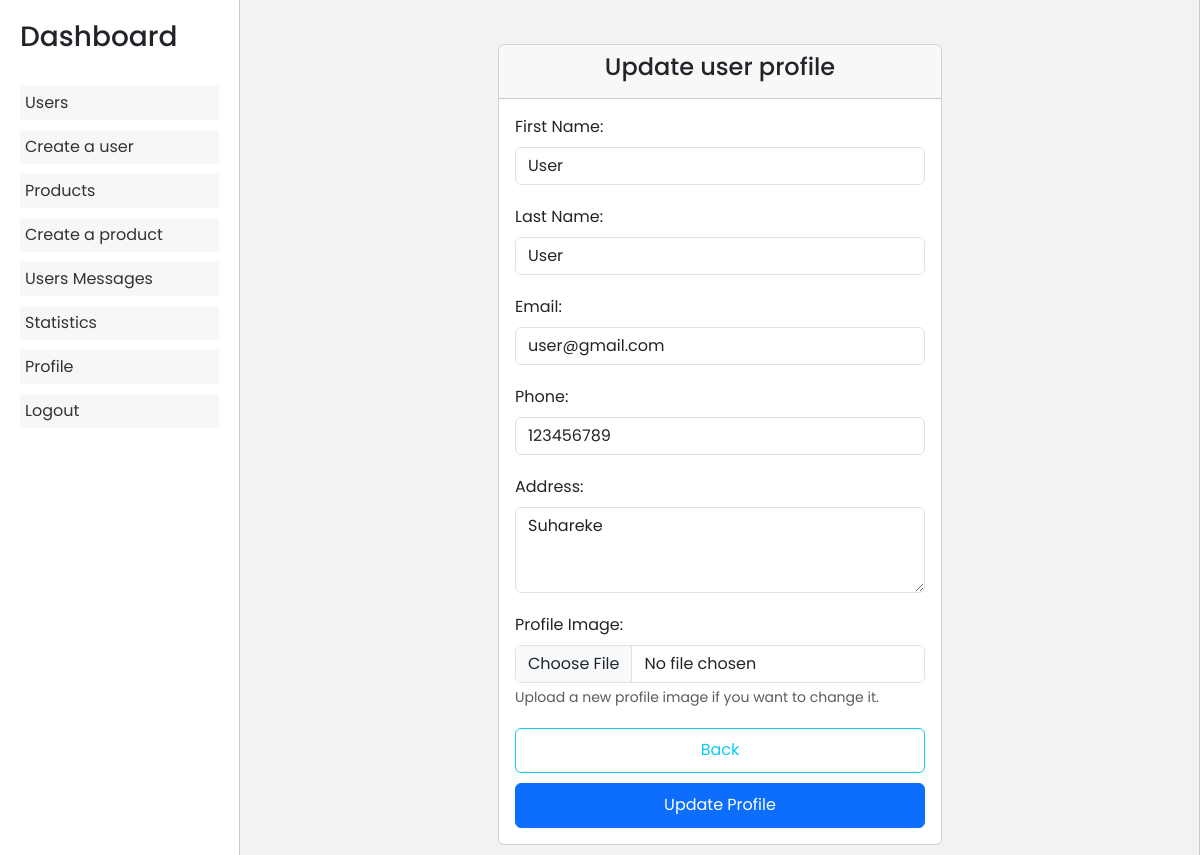
The page /admin/dashboard.php?page=update_users&id=12 (signed in) on the database its author committed.
### tables this page shows
CREATE TABLE IF NOT EXISTS `users` (
  `id` int NOT NULL AUTO_INCREMENT,
  `first_name` varchar(50) NOT NULL,
  `last_name` varchar(50) NOT NULL,
  `email` varchar(50) NOT NULL,
  `phone` varchar(20) NOT NULL,
  `address` varchar(100) NOT NULL,
  `image` varchar(100) DEFAULT NULL,
  `password` varchar(255) NOT NULL,
  `status` varchar(10)  NOT NULL DEFAULT 'user',
  `is_banned` enum('Yes','No') NOT NULL DEFAULT 'No',
  PRIMARY KEY (`id`),
  UNIQUE KEY `email` (`email`)
);

### admin/update_users.php (the view, shortened to what this page needs)
<?php
if (isset($_SESSION["admin"])) {
    require "../validate/connect.php";
    $id = $_GET["id"];
    $sql = "SELECT * FROM users WHERE id=$id";
    $result = mysqli_query($connect, $sql);
    $row = mysqli_fetch_assoc($result);
?>
    <!DOCTYPE html>
    <html lang="en">
    <head>
        <link href="https://cdn.jsdelivr.net/npm/bootstrap@5.3.0/dist/css/bootstrap.min.css" rel="stylesheet">
    </head>
    <body>
        <div class="container mt-4">
            <div class="row justify-content-center">
                <div class="col-md-6">
                    <div class="card">
                        <div class="card-header">
                            <h4 class="text-center">Update user profile</h4>
                        </div>
                        <div class="card-body">
                            <form method="post" enctype="multipart/form-data">
                                <div class="form-group">
                                    <label for="first_name" class="form-label">First Name:</label>
                                    <input type="text" name="first_name" class="form-control" value="<?php echo $row['first_name']; ?>">
                                </div>
                                <div class="form-group">
                                    <label for="last_name" class="form-label">Last Name:</label>
                                    <input type="text" name="last_name" class="form-control" value="<?php echo $row['last_name']; ?>">
                                </div>
                                <div class="form-group">
                                    <label for="email" class="form-label">Email:</label>
                                    <input type="email" name="email" class="form-control" value="<?php echo $row['email']; ?>">
                                </div>
                                <div class="form-group">
                                    <label for="phone" class="form-label">Phone:</label>
                                    <input type="text" name="phone" class="form-control" value="<?php echo $row['phone']; ?>">
                                </div>
                                <div class="form-group">
                                    <label for="address" class="form-label">Address:</label>
                                    <textarea name="address" class="form-control" rows="3"><?php echo $row['address']; ?></textarea>
                                </div>
                                <div class="form-group">
                                    <label for="image" class="form-label">Profile Image:</label>
                                    <input type="file" name="picture" class="form-control">
                                    <small class="form-text text-muted">Upload a new profile image if you want to change it.</small>
                                </div>
                                <div class="buttons">
                                    <a style="text-decoration: none;" href="dashboard.php?page=users" class="btn btn-outline-info width-btn-2">Back</a>
                                    <button type="submit" name="update" class="btn btn-primary width-btn-2">Update Profile</button>
                                </div>
                            </form>
                        </div>
                    </div>
                </div>
            </div>
        </div>
    </body>
    </html>
<?php
} else if (isset($_SESSION["user"])) {
    header("location:../index.php");
} else {
    header("Location: ../login.php");
}

### admin/dashboard.php (style rules this page uses)
* { font-family: "Poppins", sans-serif; }
@media (min-width: 1200px) { .container, .container-lg, .container-md, .container-sm, .container-xl { max-width: 1350px !important; } }

### admin/update_users.php (style rules this page uses)
body { font-family: Arial, sans-serif; background-color: #f2f2f2; }
.buttons { display: flex; flex-direction: column; gap: 10px; }
.width-btn-2 { width: 100% !important; height: 45px !important; display: flex; justify-content: center; align-items: center; text-align: center; }
.form-group { margin-bottom: 20px; }

### rows shown on the page
users: first_name "User", last_name "User", email "user@gmail.com", phone "123456789", address "Suhareke"
